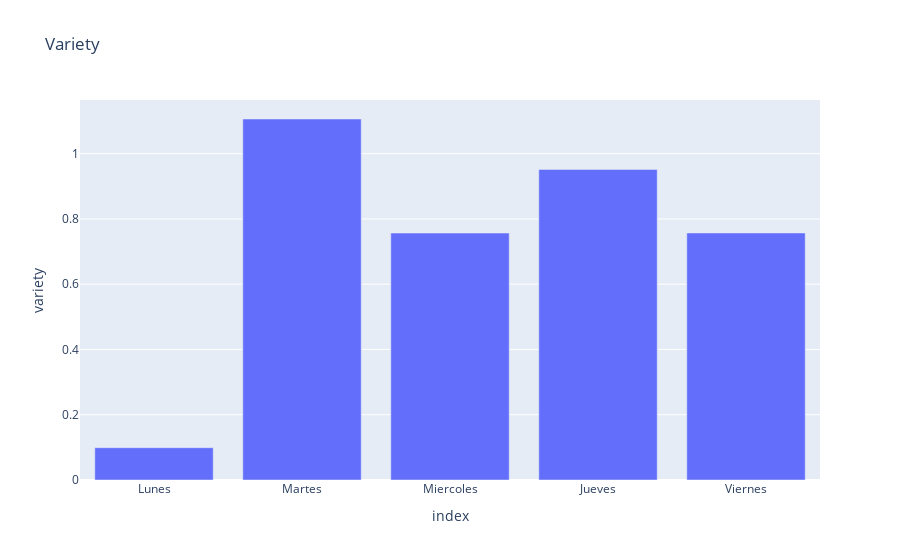

Source (notebook cell):
### Markdown cell above
El dia con mayor variacion media es el dia Martes

### Code cell
fig2 = px.bar(variaciones_dia, x=variaciones_dia.index, y='variety', title='Variety')
fig2.show()

### Figure 1 — Plotly figure (JSON) as saved in the notebook; plotly's stock layout.template omitted (floating-point values rounded to 4 significant figures)
{"data": [{"alignmentgroup": "True", "hovertemplate": "index=%{x}<br>variety=%{y}<extra></extra>", "legendgroup": "", "marker": {"color": "#636efa", "pattern": {"shape": ""}}, "name": "", "offsetgroup": "", "orientation": "v", "showlegend": false, "textposition": "auto", "type": "bar", "x": ["Lunes", "Martes", "Miercoles", "Jueves", "Viernes"], "xaxis": "x", "y": [0.09902, 1.106, 0.7567, 0.9517, 0.757], "yaxis": "y"}], "layout": {"barmode": "relative", "legend": {"tracegroupgap": 0}, "title": {"text": "Variety"}, "xaxis": {"anchor": "y", "domain": [0, 1], "title": {"text": "index"}}, "yaxis": {"anchor": "x", "domain": [0, 1], "title": {"text": "variety"}}}}
